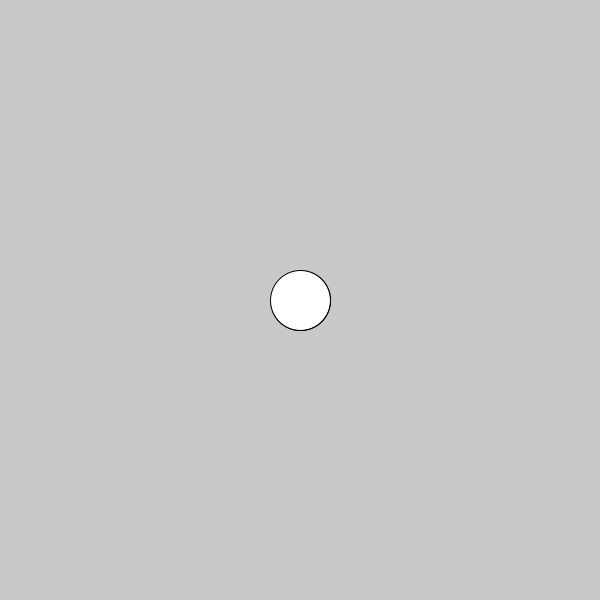
Frame 1 (no input)
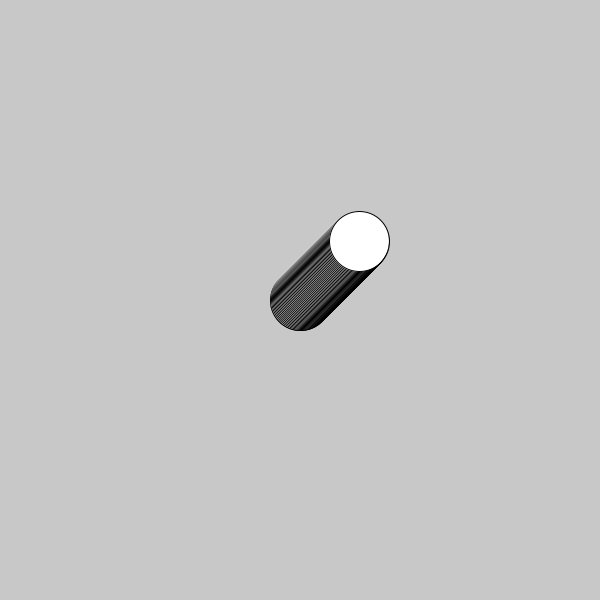
Frame 60 (the mouse pressed at the canvas centre just before this capture)
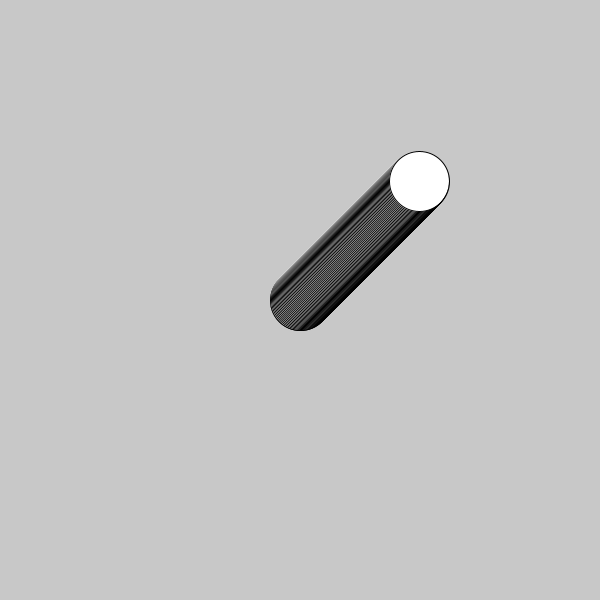
Frame 120 (the mouse held since frame 60 and released just before this capture)

The Processing sketch that drew these frames (run headless with seeded random() and noise(); from frame 60 on, the mouse is pressed at the canvas centre):

// Processing sketch: sketch_TravellingCircleTask
// ── sketch_TravellingCircleTask.pde
float x = 300;
float y = 300;

void setup() {
  size(600, 600);

  background(200, 200, 200);
  ellipse(x, y, 60, 60);
}

void draw() {
  ellipse(x++, y--, 60, 60);

}
